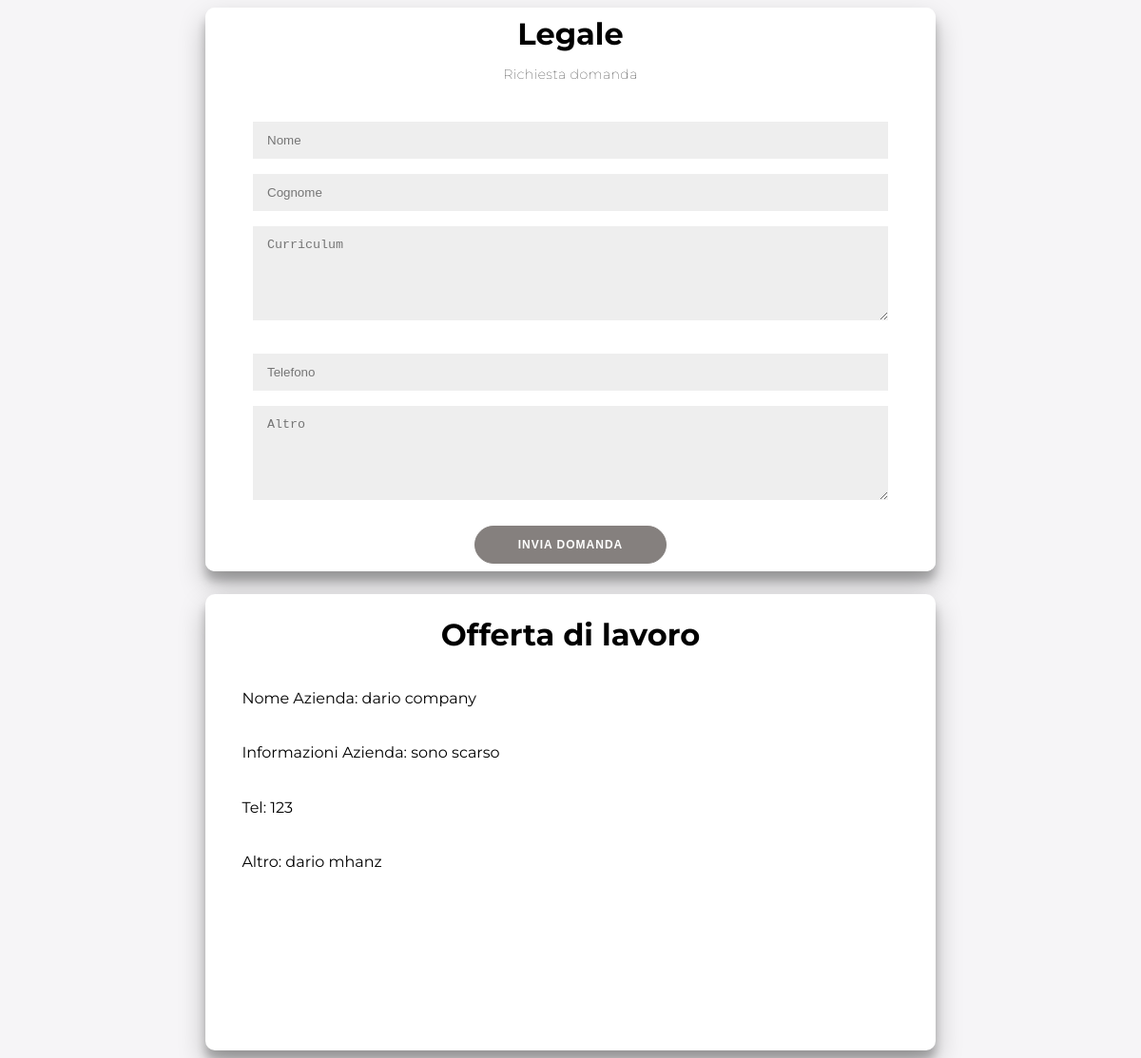
The app's page /domanda.php?AreaLavorativa=Legale with its own data.
### tables this page shows
CREATE TABLE `offerta` (
  `id_offerta` int(11) NOT NULL,
  `altro` varchar(5000) DEFAULT NULL,
  `id_aree_lavorative` int(11) DEFAULT NULL,
  `nome_azienda` char(50) DEFAULT NULL,
  `informazioni_azienda` varchar(500) DEFAULT NULL,
  `telefono` int(11) DEFAULT NULL
);

### domanda.php (the view)
<?php
$AreaLavorativa =$_GET['AreaLavorativa'];
echo"<html>
<head>
    <title>TODO supply a title</title>
    <meta charset='UTF-8'>
    <meta name='viewport' content='width=device-width, initial-scale=1.0'>
    <link rel='stylesheet' type='text/css' href='cssDomandaOfferta.css'>
</head>
<body>
<div class='container' id='container'>
<form action='richiesta_domanda.php?AreaLavorativa=$AreaLavorativa' method='POST'>
<h1>$AreaLavorativa</h1>
    <p>Richiesta domanda</p><br>
    <input type='text' placeholder='Nome' name='nome' />
    <input type='text' placeholder='Cognome' name='cognome' />
    <textarea type='text' placeholder='Curriculum' name='curriculum_vitae' cols='40' rows='5'></textarea><br>
    <input type='text' placeholder='Telefono' name='telefono' />
    <textarea type='text' placeholder='Altro' name='altro' cols='40' rows='5'></textarea><br>
    <button>Invia Domanda</button>
</form>
</div>
";
    $mysqli = new mysqli('localhost', 'root', '', 'elaborato_domanda_offerta_lavoro');
    $query_id_aree_lavorative="SELECT id FROM aree_lavorative WHERE aree_lavorative.nome='$AreaLavorativa'";
    $result1 = $mysqli->query($query_id_aree_lavorative);
    $risultato1 = $result1->fetch_array();
    $query = "SELECT * FROM offerta WHERE id_aree_lavorative=${risultato1['id']}";
    $result =  $mysqli->query($query);
    while ($risultato = $result->fetch_assoc()) {
            echo"
                <div style='margin-top: 2%'>
                <div class='container' id='container'>
                <div id='domandaLavoro'>
                <h1>Offerta di lavoro</h1>
                </div>
                <div id='propostaofferta'>Nome Azienda: ${risultato['nome_azienda']}</div>
                <div id='propostaofferta'>Informazioni Azienda: ${risultato['informazioni_azienda']}</div>
                <div id='propostaofferta'>Tel: ${risultato['telefono']}</div>
                <div id='propostaofferta'>Altro: ${risultato['altro']}</div>
                </div>
                </div>
                ";
    }
    echo"</body></html>";
?>

### cssDomandaOfferta.css (style rules this page uses)
* { box-sizing: border-box; }
body { background: #f6f5f7; display: flex; justify-content: center; align-items: center; flex-direction: column; font-family: 'Montserrat', sans-serif; }
h1 { font-weight: bold; margin: 0; }
p { font-size: 14px; font-weight: 100; letter-spacing: 0.5px; }
button { border-radius: 20px; border: 1px solid #85807E; background-color: #85807E; color: #FFFFFF; font-size: 12px; font-weight: bold; padding: 12px 45px; letter-spacing: 1px; text-transform: uppercase; transition: transform 80ms ease-in; }
form { background-color: #FFFFFF; display: flex; align-items: center; justify-content: center; flex-direction: column; padding: 0 50px; height: 100%; text-align: center; }
input, select, textarea { background-color: #eee; border: none; padding: 12px 15px; margin: 8px 0; width: 100%; }
.container { background-color: #fff; border-radius: 10px; box-shadow: 0 14px 28px rgba(0, 0, 0, 0.25), 0 10px 10px rgba(0, 0, 0, 0.22); position: relative; overflow: hidden; width: 768px; max-width: 100%; min-height: 480px; }
#domandaLavoro { text-align: center; margin-top: 3%; }
#propostaofferta { margin: 5%; }

### records on screen
offerta: nome_azienda "dario company", informazioni_azienda "sono scarso", telefono "123", altro "dario mhanz"

### other values on screen
$AreaLavorativa "Legale"
